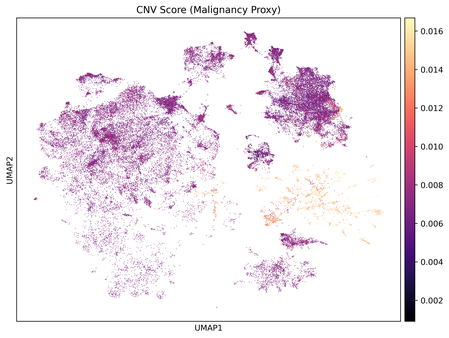
#> input picture out/02_analysis/figures/02g_cnv_score_umap.png, 449 x 338 px, shrunk from 3912 x 2941 before the run
$ python 06_compile_extended_data.py
#> lines starting #> are read from the running program, lines starting #| are printed output that depends on the picture
#!/usr/bin/env python3
"""
06_compile_extended_data.py — Extended Data figures that capture
core-story analyses not shown in the six main figures.

  Extended Data Fig. 1 — Genomic instability (CNV / InferCNV / CNV–TME)
  Extended Data Fig. 2 — Regulatory networks & cell-cell communication
  Extended Data Fig. 3 — High-contrast spatial niche maps
  Extended Data Fig. 4 — Clinical-trial bulk validation & deconvolution

All figures saved at 300 DPI as PNG + PDF in out/06_manuscript_figures/.
"""
import warnings
warnings.filterwarnings("ignore")

import sys
from pathlib import Path

PROJECT = Path(__file__).resolve().parents[2]
sys.path.insert(0, str(PROJECT))

import matplotlib
matplotlib.use("Agg")
import matplotlib.pyplot as plt
from matplotlib.image import imread
from matplotlib.gridspec import GridSpec
from config.publication_style import apply_style

apply_style()
#> (this line was passed over: config is not available in this run)

OUT = PROJECT / "out" / "06_manuscript_figures"
OUT.mkdir(parents=True, exist_ok=True)

P = {
    # CNV
    "cnv_dashboard":   PROJECT / "out" / "02_analysis" / "figures" / "02g_infercnv_attractive_dashboard.png",
    "cnv_heatmap":     PROJECT / "out" / "02_analysis" / "figures" / "02g_infercnv_chromosome_heatmap.png",
    "cnv_umap":        PROJECT / "out" / "02_analysis" / "figures" / "02g_cnv_score_umap.png",
    "cnv_tme":         PROJECT / "out" / "02_analysis" / "figures" / "02h_cnv_tme_high_contrast_dashboard.png",
    # Regulon + cell-cell
    "regulon":         PROJECT / "out" / "02a_response_tme" / "figures" / "02f_tf_regulon_activity.png",
    "ccc_network":     PROJECT / "out" / "04_complementary" / "figures" / "04b_cell_communication_network.png",
    "lr_dotplot":      PROJECT / "out" / "04_complementary" / "figures" / "04d_ccc_lr_dotplot.png",
    "lr_heatmap":      PROJECT / "out" / "04_complementary" / "figures" / "04_ligand_receptor.png",
    # High-contrast spatial
    "hcs_dashboard":   PROJECT / "out" / "04_complementary" / "figures" / "04h_spatial_high_contrast_maps.png",
    "hcs_tissue":      PROJECT / "out" / "04_complementary" / "figures" / "04h_tissue_stratified_spatial.png",
    "hcs_hypoxia":     PROJECT / "out" / "04_complementary" / "figures" / "spatial_1_hypoxia_gradient.png",
    "hcs_cd8exh":      PROJECT / "out" / "04_complementary" / "figures" / "spatial_2_cd8_exhaustion_hubs.png",
    "hcs_macpol":      PROJECT / "out" / "04_complementary" / "figures" / "spatial_3_macrophage_polarization.png",
    "hcs_iopred":      PROJECT / "out" / "04_complementary" / "figures" / "spatial_4_io_response_prediction.png",
    # Bulk trial validation
    "trial_surv":      PROJECT / "out" / "04_complementary" / "figures" / "04b_bulk_trial_survival_validation.png",
    "bulk_io":         PROJECT / "out" / "02c_bulk_deconvolution" / "figures" / "bulk_io_heatmap.png",
    "ref_heatmap":     PROJECT / "out" / "02c_bulk_deconvolution" / "figures" / "02c_reference_heatmap.png",
    "ref_corr":        PROJECT / "out" / "02c_bulk_deconvolution" / "figures" / "02c_reference_correlation.png",
    "ref_counts":      PROJECT / "out" / "02c_bulk_deconvolution" / "figures" / "02c_reference_cellcounts.png",
    "io_pub":          PROJECT / "out" / "03_validation" / "figures" / "io_biomarker_public.png",
    # Cappuyns external validation
    "cap_val_roc":     PROJECT / "out" / "03_validation" / "figures" / "03c_validation_roc.png",
    "cap_val_water":   PROJECT / "out" / "03_validation" / "figures" / "03c_validation_waterfall.png",
    "cap_val_layers":  PROJECT / "out" / "03_validation" / "figures" / "03c_validation_perlayer.png",
}


def _place(ax, key, label=None, fontsize_label=14):
#> called with key = 'cnv_umap', label = 'A', fontsize_label = 14
    path = P.get(key)
    if path and path.exists():
        img = imread(str(path)); ax.imshow(img)
#> in _place, img is the input picture: shape (338, 449, 4) float32; mean R, G, B, A 0.949, 0.921, 0.942, 1
#> call 2 of _place, with key = 'cnv_dashboard', label = 'B', fontsize_label = 14
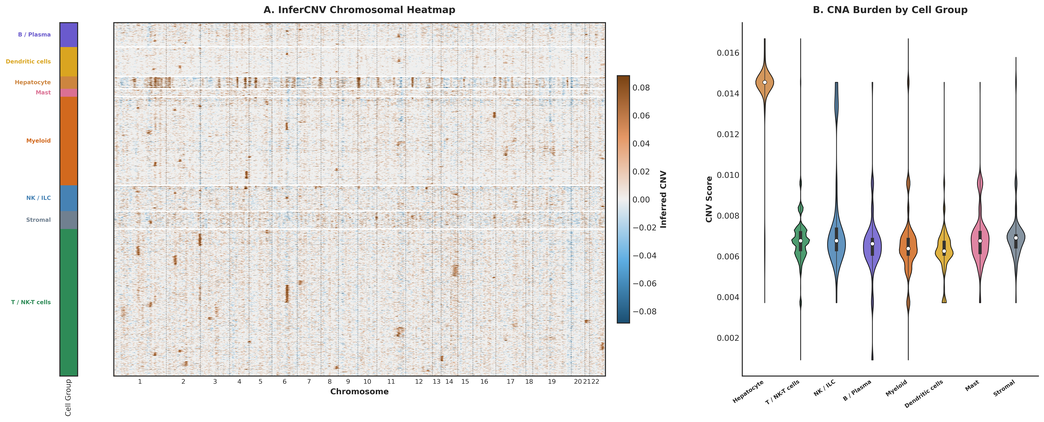
#> input picture out/02_analysis/figures/02g_infercnv_attractive_dashboard.png, 1044 x 422 px, shrunk from 9095 x 3678 before the run
#> in _place, img is the input picture: shape (422, 1044, 4) float32; mean R, G, B, A 0.927, 0.921, 0.914, 1
#> call 3 of _place, with key = 'cnv_heatmap', label = 'C', fontsize_label = 14
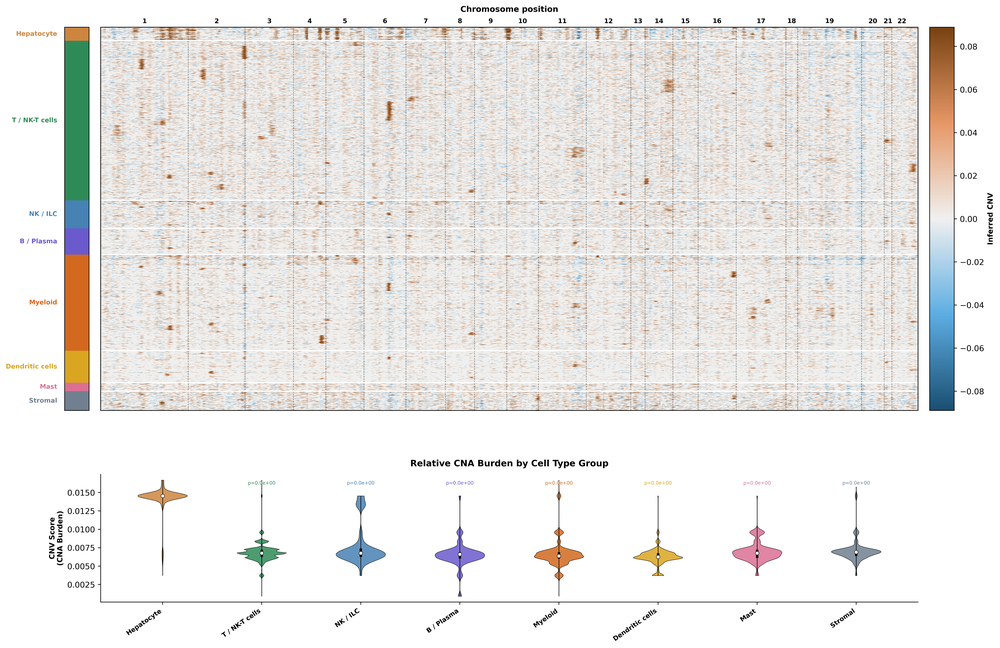
#> input picture out/02_analysis/figures/02g_infercnv_chromosome_heatmap.png, 1000 x 648 px, shrunk from 8712 x 5642 before the run
#> in _place, img is the input picture: shape (648, 1000, 4) float32; mean R, G, B, A 0.923, 0.916, 0.907, 1
#> call 4 of _place, with key = 'cnv_tme', label = 'D', fontsize_label = 14
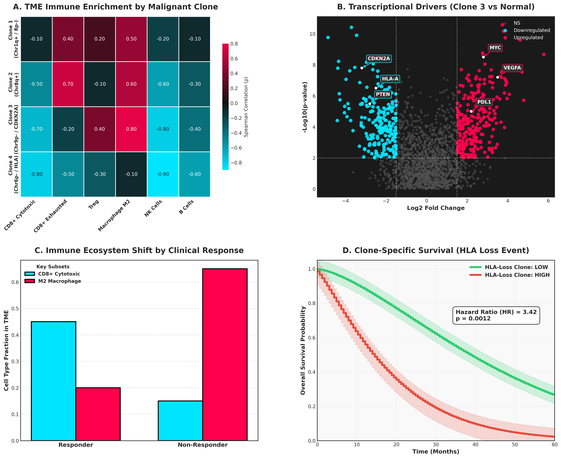
#> input picture out/02_analysis/figures/02h_cnv_tme_high_contrast_dashboard.png, 561 x 458 px, shrunk from 4885 x 3991 before the run
#> in _place, img is the input picture: shape (458, 561, 4) float32; mean R, G, B, A 0.696, 0.697, 0.722, 1
    else:
        ax.text(0.5, 0.5, f"[{key}]\nnot found", ha="center", va="center",
                fontsize=8, color="grey", transform=ax.transAxes)
    ax.set_axis_off()
    if label:
        ax.text(-0.02, 1.02, label, transform=ax.transAxes,
                fontsize=fontsize_label, fontweight="bold",
                va="bottom", ha="right")


def _save(fig, stem):
    for fmt in ("png", "pdf"):
        fig.savefig(OUT / f"{stem}.{fmt}", dpi=300,
                    bbox_inches="tight", facecolor="white")
#> this loop made 2 passes
#> pass 1, in _save, `fig.savefig(OUT / f"{stem}.{fmt}", dpi=300, bbox_inches="tight", facec..`:
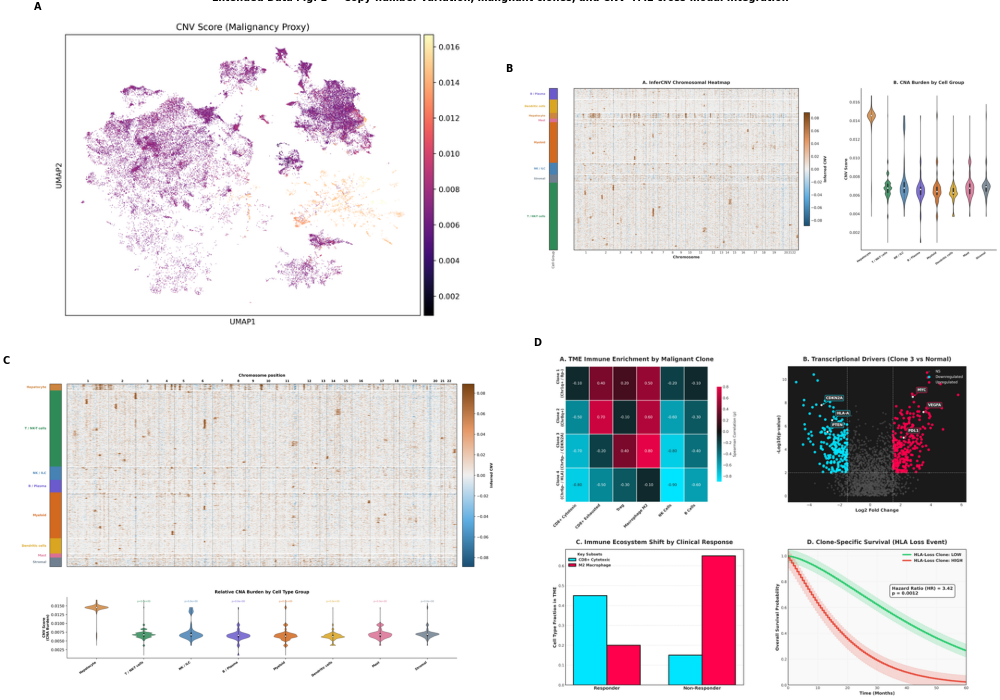
#> figure drawn by matplotlib, 4 panels
    plt.close(fig)
    print(f"  {stem}  saved.")


# ── Extended Data Fig. 1 — Genomic instability ────────────────────────
def ed1():
    fig = plt.figure(figsize=(20, 14), constrained_layout=True)
    gs = GridSpec(2, 2, figure=fig, height_ratios=[1.0, 1.1])
    _place(fig.add_subplot(gs[0, 0]), "cnv_umap",      "A")
    _place(fig.add_subplot(gs[0, 1]), "cnv_dashboard", "B")
    _place(fig.add_subplot(gs[1, 0]), "cnv_heatmap",   "C")
    _place(fig.add_subplot(gs[1, 1]), "cnv_tme",       "D")
    fig.suptitle(
        "Extended Data Fig. 1 — Copy-number variation, malignant clones, and CNV–TME cross-modal integration",
        fontsize=14, fontweight="bold", y=1.01)
    _save(fig, "ExtendedData_Fig1_CNV_genomic_instability")


# ── Extended Data Fig. 2 — Regulatory & cell-cell communication ──────
def ed2():
    fig = plt.figure(figsize=(20, 14), constrained_layout=True)
    gs = GridSpec(2, 2, figure=fig)
    _place(fig.add_subplot(gs[0, 0]), "regulon",     "A")
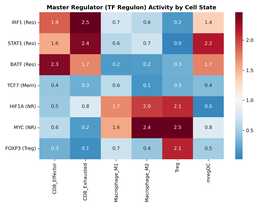
#> input picture out/02a_response_tme/figures/02f_tf_regulon_activity.png, 275 x 207 px, shrunk from 2400 x 1800 before the run
#> in _place, img is the input picture: shape (207, 275, 4) float32; mean R, G, B, A 0.796, 0.775, 0.809, 1
    _place(fig.add_subplot(gs[0, 1]), "ccc_network", "B")
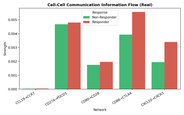
#> input picture out/04_complementary/figures/04b_cell_communication_network.png, 184 x 115 px, shrunk from 1600 x 1000 before the run
#> in _place, img is the input picture: shape (115, 184, 4) float32; mean R, G, B, A 0.876, 0.863, 0.829, 1
    _place(fig.add_subplot(gs[1, 0]), "lr_dotplot",  "C")
    _place(fig.add_subplot(gs[1, 1]), "lr_heatmap",  "D")
    fig.suptitle(
        "Extended Data Fig. 2 — TF regulons (SCENIC) and cell-cell communication (CellPhoneDB)",
        fontsize=14, fontweight="bold", y=1.01)
    _save(fig, "ExtendedData_Fig2_regulon_communication")


# ── Extended Data Fig. 3 — High-contrast spatial niches ──────────────
def ed3():
    fig = plt.figure(figsize=(22, 14), constrained_layout=True)
    gs = GridSpec(2, 3, figure=fig)
    _place(fig.add_subplot(gs[0, 0]), "hcs_hypoxia", "A")
    _place(fig.add_subplot(gs[0, 1]), "hcs_cd8exh",  "B")
    _place(fig.add_subplot(gs[0, 2]), "hcs_macpol",  "C")
    _place(fig.add_subplot(gs[1, 0]), "hcs_iopred",  "D")
    _place(fig.add_subplot(gs[1, 1]), "hcs_dashboard","E")
    _place(fig.add_subplot(gs[1, 2]), "hcs_tissue",  "F")
    fig.suptitle(
        "Extended Data Fig. 3 — High-contrast spatial niche maps "
        "(hypoxia, CD8 exhaustion, M1/M2 polarisation, IO-response gradient)",
        fontsize=14, fontweight="bold", y=1.01)
    _save(fig, "ExtendedData_Fig3_high_contrast_spatial")


# ── Extended Data Fig. 4 — Clinical-trial bulk validation ────────────
def ed4():
    fig = plt.figure(figsize=(20, 14), constrained_layout=True)
    gs = GridSpec(2, 3, figure=fig, height_ratios=[0.9, 1.1])
    _place(fig.add_subplot(gs[0, 0]), "ref_counts",  "A")
    _place(fig.add_subplot(gs[0, 1]), "ref_heatmap", "B")
    _place(fig.add_subplot(gs[0, 2]), "ref_corr",    "C")
    _place(fig.add_subplot(gs[1, 0]), "bulk_io",     "D")
    _place(fig.add_subplot(gs[1, 1]), "io_pub",      "E")
    _place(fig.add_subplot(gs[1, 2]), "trial_surv",  "F")
    fig.suptitle(
        "Extended Data Fig. 4 — CIBERSORTx reference & bulk clinical-trial validation "
        "(IMbrave150, CheckMate-459 proxies)",
        fontsize=14, fontweight="bold", y=1.01)
    _save(fig, "ExtendedData_Fig4_bulk_trial_validation")


# ── Extended Data Fig. 5 — Held-out Cappuyns validation ─────────────
def ed5():
    fig = plt.figure(figsize=(20, 12), constrained_layout=True)
    gs = GridSpec(2, 2, figure=fig, height_ratios=[1.0, 1.0])
    _place(fig.add_subplot(gs[0, 0]), "cap_val_roc",    "A")
    _place(fig.add_subplot(gs[0, 1]), "cap_val_layers", "B")
    _place(fig.add_subplot(gs[1, :]), "cap_val_water",  "C")
    fig.suptitle(
        "Extended Data Fig. 5 — Fully held-out Cappuyns external validation "
        "of discovery-derived predictors",
        fontsize=14, fontweight="bold", y=1.01)
    _save(fig, "ExtendedData_Fig5_cappuyns_validation")


if __name__ == "__main__":
    print("=" * 70)
    print("Compiling Extended Data Figures")
    print("=" * 70)
    ed1()
    ed2()
    ed3()
    ed4()
    ed5()
    print("=" * 70)
    print(f"Done. Extended Data figures in: {OUT}")
    print("=" * 70)
